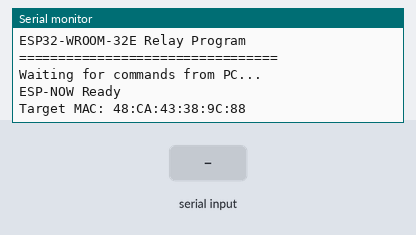
A sketch run on a simulated ESP32-S3. Shown: the last lines printed to the serial monitor. Inputs (shaded band) come from the test bench.

Above: at 1.2 s.
1.3 s: "start\n" received over Serial
At 2.3 s:
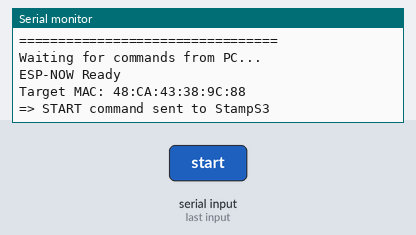
2.8 s: "stop\n" received over Serial
At 3.5 s:
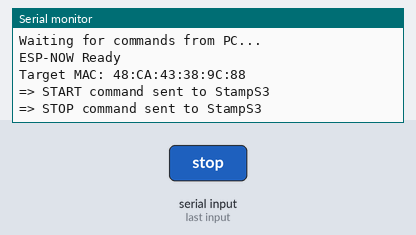

Measured:
- after the input at 1.3 s, the serial monitor: prints a new line at once (image 1)
- after the input at 2.8 s, the serial monitor: prints a new line at once (image 2)

The sketch:

esp32_relay.ino
```cpp
/*
 * ESP32-WROOM-32E 中継プログラム
 * PCからシリアルで角度指令を受信し、ESP-NOWでStampS3へ転送
 */

#include <esp_now.h>
#include <WiFi.h>

// StampS3のMACアドレス
//uint8_t broadcastAddress[] = {0x34, 0xB7, 0xDA, 0x5D, 0x27, 0x68}; // test dorone
//uint8_t broadcastAddress[] = {0x48, 0xCA, 0x43, 0x3A, 0x51, 0x30}; // drone1
//uint8_t broadcastAddress[] = {0x48, 0xCA, 0x43, 0x38, 0xA1, 0xCC}; // drone2
//uint8_t broadcastAddress[] = {0x48, 0xCA, 0x43, 0x38, 0xF0, 0x60}; // drone3
uint8_t broadcastAddress[] = {0x48, 0xCA, 0x43, 0x38, 0x9C, 0x88}; // droneX

// ESP-NOWピア情報
esp_now_peer_info_t peerInfo;

// 通信プロトコル定義
#define CMD_START    1
#define CMD_STOP     2
#define CMD_ANGLE    3
#define CMD_FEEDBACK 4

// シリアルバイナリプロトコル
const uint8_t SERIAL_ANGLE_HEADER = 'A';
const uint8_t SERIAL_FEEDBACK_HEADER = 'F';

// 受信バッファ
#define BUFFER_SIZE 64
uint8_t rxBuffer[BUFFER_SIZE];
int rxIndex = 0;

// 送信データ構造体
struct AngleCommand {
  uint8_t command_type;  // コマンドタイプ
  uint32_t sequence;     // シーケンス番号
  float roll_ref;        // ロール角指令 [rad]
  float pitch_ref;       // ピッチ角指令 [rad]
  uint8_t checksum;      // チェックサム
} __attribute__((packed));

struct FeedbackPacket {
  uint8_t command_type;
  uint32_t sequence;
  float roll_ref;
  float pitch_ref;
  uint8_t checksum;
} __attribute__((packed));

// 統計情報
unsigned long packetsReceived = 0;
unsigned long packetsSent = 0;
unsigned long lastStatusTime = 0;
unsigned long feedbackPacketsReceived = 0;

// ESP-NOW送信コールバック（ESP-IDF v5.x対応）
#ifdef ESP_IDF_VERSION_MAJOR
  #if ESP_IDF_VERSION >= ESP_IDF_VERSION_VAL(5, 0, 0)
    // 新しいAPI (ESP-IDF 5.x)
    void OnDataSent(const wifi_tx_info_t *info, esp_now_send_status_t status) {
      if (status == ESP_NOW_SEND_SUCCESS) {
        packetsSent++;
      }
    }
  #else
    // 古いAPI
    void OnDataSent(const uint8_t *mac_addr, esp_now_send_status_t status) {
      if (status == ESP_NOW_SEND_SUCCESS) {
        packetsSent++;
      }
    }
  #endif
#else
  // 古いAPI (レガシーサポート)
  void OnDataSent(const uint8_t *mac_addr, esp_now_send_status_t status) {
    if (status == ESP_NOW_SEND_SUCCESS) {
      packetsSent++;
    }
  }
#endif

void forwardFeedbackToHost(const FeedbackPacket& feedback) {
  uint8_t payload[sizeof(uint32_t) + sizeof(float) * 2];
  memcpy(&payload[0], &feedback.sequence, sizeof(uint32_t));
  memcpy(&payload[sizeof(uint32_t)], &feedback.roll_ref, sizeof(float));
  memcpy(&payload[sizeof(uint32_t) + sizeof(float)], &feedback.pitch_ref, sizeof(float));

  uint8_t checksum = calculateChecksum(payload, sizeof(payload));

  Serial.write(SERIAL_FEEDBACK_HEADER);
  Serial.write(payload, sizeof(payload));
  Serial.write(checksum);
}

#ifdef ESP_IDF_VERSION_MAJOR
  #if ESP_IDF_VERSION >= ESP_IDF_VERSION_VAL(5, 0, 0)
    void OnDataRecv(const esp_now_recv_info_t *info, const uint8_t *incomingData, int len) {
      if (len != sizeof(FeedbackPacket)) {
        return;
      }

      const FeedbackPacket* feedback = reinterpret_cast<const FeedbackPacket*>(incomingData);
      uint8_t calc_checksum = calculateChecksum(incomingData, sizeof(FeedbackPacket) - 1);
      if (calc_checksum != feedback->checksum || feedback->command_type != CMD_FEEDBACK) {
        return;
      }

      feedbackPacketsReceived++;
      forwardFeedbackToHost(*feedback);
    }
  #else
    void OnDataRecv(const uint8_t *mac_addr, const uint8_t *incomingData, int len) {
      if (len != sizeof(FeedbackPacket)) {
        return;
      }

      const FeedbackPacket* feedback = reinterpret_cast<const FeedbackPacket*>(incomingData);
      uint8_t calc_checksum = calculateChecksum(incomingData, sizeof(FeedbackPacket) - 1);
      if (calc_checksum != feedback->checksum || feedback->command_type != CMD_FEEDBACK) {
        return;
      }

      feedbackPacketsReceived++;
      forwardFeedbackToHost(*feedback);
    }
  #endif
#else
  void OnDataRecv(const uint8_t *mac_addr, const uint8_t *incomingData, int len) {
    if (len != sizeof(FeedbackPacket)) {
      return;
    }

    const FeedbackPacket* feedback = reinterpret_cast<const FeedbackPacket*>(incomingData);
    uint8_t calc_checksum = calculateChecksum(incomingData, sizeof(FeedbackPacket) - 1);
    if (calc_checksum != feedback->checksum || feedback->command_type != CMD_FEEDBACK) {
      return;
    }

    feedbackPacketsReceived++;
    forwardFeedbackToHost(*feedback);
  }
#endif

void setup() {
  // シリアル初期化
  Serial.begin(115200);
  Serial.println("\n=================================");
  Serial.println("ESP32-WROOM-32E Relay Program");
  Serial.println("=================================");
  Serial.println("Waiting for commands from PC...");

  // WiFiをステーションモードに設定
  WiFi.mode(WIFI_STA);

  // ESP-NOW初期化
  if (esp_now_init() != ESP_OK) {
    Serial.println("Error initializing ESP-NOW");
    return;
  }

  // 送信コールバック登録
  esp_now_register_send_cb(OnDataSent);
  esp_now_register_recv_cb(OnDataRecv);

  // ピア情報設定
  memcpy(peerInfo.peer_addr, broadcastAddress, 6);
  peerInfo.channel = 0;
  peerInfo.encrypt = false;

  // ピア追加
  if (esp_now_add_peer(&peerInfo) != ESP_OK) {
    Serial.println("Failed to add peer");
    return;
  }

  Serial.println("ESP-NOW Ready");
  Serial.print("Target MAC: ");
  for (int i = 0; i < 6; i++) {
    Serial.printf("%02X", broadcastAddress[i]);
    if (i < 5) Serial.print(":");
  }
  Serial.println("\n");
}

void processSerialData() {
  while (Serial.available() > 0) {
    uint8_t b = Serial.read();

    // バッファに追加
    if (rxIndex < BUFFER_SIZE) {
      rxBuffer[rxIndex++] = b;
    }

    // コマンド判定
    // テキストコマンド: "start\n" or "stop\n"
    if (b == '\n' && rxIndex > 1) {
      rxBuffer[rxIndex-1] = '\0';  // null終端
      String cmd = String((char*)rxBuffer);
      cmd.trim();

      if (cmd == "start") {
        sendStartCommand();
        rxIndex = 0;
      } else if (cmd == "stop") {
        sendStopCommand();
        rxIndex = 0;
      } else {
        // 不明なテキストコマンド
        rxIndex = 0;
      }
    }

    // バイナリプロトコル: 'A' + sequence(4) + roll(4) + pitch(4) + checksum(1)
    const size_t ANGLE_FRAME_LENGTH = 1 + sizeof(uint32_t) + sizeof(float) * 2 + 1;
    if (rxIndex >= ANGLE_FRAME_LENGTH && rxBuffer[0] == SERIAL_ANGLE_HEADER) {
      // チェックサム検証
      uint8_t calc_checksum = 0;
      for (size_t i = 1; i < ANGLE_FRAME_LENGTH - 1; i++) {
        calc_checksum += rxBuffer[i];
      }

      if ((calc_checksum & 0xFF) == rxBuffer[ANGLE_FRAME_LENGTH - 1]) {
        // 角度データ取得
        uint32_t sequence = 0;
        float roll_ref = 0.0f;
        float pitch_ref = 0.0f;
        memcpy(&sequence, &rxBuffer[1], sizeof(uint32_t));
        memcpy(&roll_ref, &rxBuffer[1 + sizeof(uint32_t)], sizeof(float));
        memcpy(&pitch_ref, &rxBuffer[1 + sizeof(uint32_t) + sizeof(float)], sizeof(float));

        // 角度指令送信
        sendAngleCommand(roll_ref, pitch_ref, sequence);
        packetsReceived++;
      }

      // バッファリセット
      rxIndex = 0;
    }

    // バッファオーバーフロー対策
    if (rxIndex >= BUFFER_SIZE) {
      rxIndex = 0;
    }
  }
}

void sendStartCommand() {
  AngleCommand cmd;
  cmd.command_type = CMD_START;
  cmd.sequence = 0;
  cmd.roll_ref = 0.0f;
  cmd.pitch_ref = 0.0f;
  cmd.checksum = calculateChecksum((uint8_t*)&cmd, sizeof(cmd) - 1);

  esp_err_t result = esp_now_send(broadcastAddress, (uint8_t*)&cmd, sizeof(cmd));

  if (result == ESP_OK) {
    Serial.println("=> START command sent to StampS3");
  } else {
    Serial.println("Error sending START command");
  }
}

void sendStopCommand() {
  AngleCommand cmd;
  cmd.command_type = CMD_STOP;
  cmd.sequence = 0;
  cmd.roll_ref = 0.0f;
  cmd.pitch_ref = 0.0f;
  cmd.checksum = calculateChecksum((uint8_t*)&cmd, sizeof(cmd) - 1);

  esp_err_t result = esp_now_send(broadcastAddress, (uint8_t*)&cmd, sizeof(cmd));

  if (result == ESP_OK) {
    Serial.println("=> STOP command sent to StampS3");
  } else {
    Serial.println("Error sending STOP command");
  }
}

void sendAngleCommand(float roll_ref, float pitch_ref, uint32_t sequence) {
  static unsigned long angleCounter = 0;
  AngleCommand cmd;
  cmd.command_type = CMD_ANGLE;
  cmd.sequence = sequence;
  cmd.roll_ref = roll_ref;
  cmd.pitch_ref = pitch_ref;
  cmd.checksum = calculateChecksum((uint8_t*)&cmd, sizeof(cmd) - 1);

  esp_err_t result = esp_now_send(broadcastAddress, (uint8_t*)&cmd, sizeof(cmd));
  angleCounter++;

  // デバッグ出力（20回に1回 = 5Hz）
  if (angleCounter % 20 == 0) {
    float roll_deg = roll_ref * 180.0 / 3.14159;
    float pitch_deg = pitch_ref * 180.0 / 3.14159;
    Serial.printf("=> Angle[%lu]: R=%+6.1f° P=%+6.1f°",
                  angleCounter, roll_deg, pitch_deg);
    if (result == ESP_OK) {
      Serial.println(" [OK]");
    } else {
      Serial.printf(" [FAIL:%d]\n", result);
    }
  }
}

uint8_t calculateChecksum(const uint8_t* data, size_t len) {
  uint8_t sum = 0;
  for (size_t i = 0; i < len; i++) {
    sum += data[i];
  }
  return sum;
}

void printStatus() {
  unsigned long now = millis();
  if (now - lastStatusTime >= 5000) {  // 5秒ごと
    Serial.print("Status: RX=");
    Serial.print(packetsReceived);
    Serial.print(" TX=");
    Serial.print(packetsSent);
    Serial.print(" FB=");
    Serial.print(feedbackPacketsReceived);
    Serial.print(" Rate=");
    Serial.print((packetsReceived * 1000) / (now - lastStatusTime));
    Serial.println(" pkt/s");

    lastStatusTime = now;
  }
}

void loop() {
  // シリアルデータ処理
  processSerialData();

  // 定期的なステータス表示
  printStatus();

  // CPU負荷軽減
  delayMicroseconds(100);
}
```
